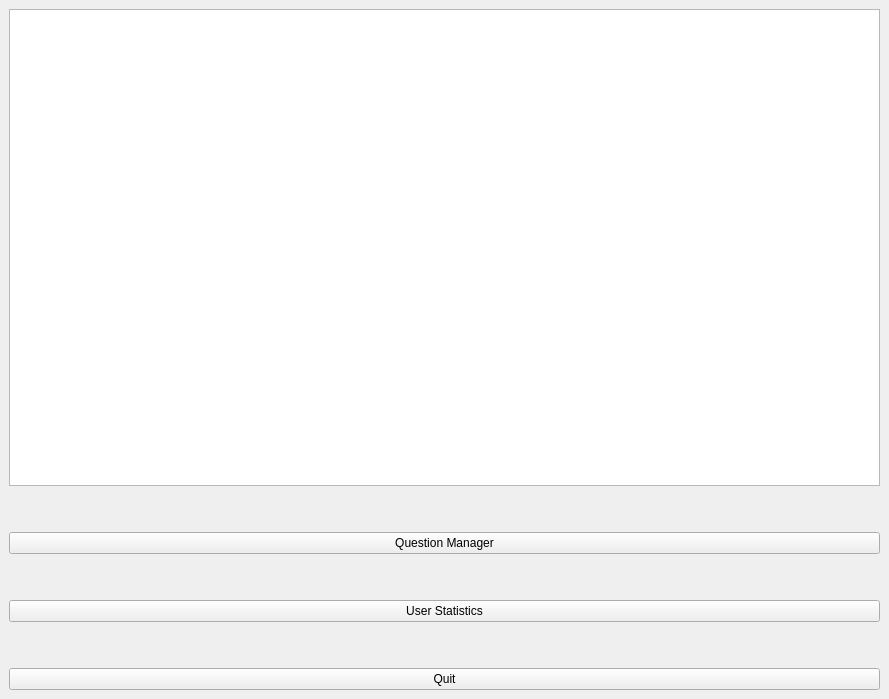
    <widget class="QWidget" name="page_4">
     <widget class="QWidget" name="verticalLayoutWidget_4">
      <property name="geometry">
       <rect>
        <x>9</x>
        <y>9</y>
        <width>871</width>
        <height>681</height>
       </rect>
      </property>
      <layout class="QVBoxLayout" name="verticalLayout_4">
       <item>
        <widget class="QGraphicsView" name="graphicsView_2"/>
       </item>
       <item>
        <spacer name="verticalSpacer_9">
         <property name="orientation">
          <enum>Qt::Vertical</enum>
         </property>
         <property name="sizeType">
          <enum>QSizePolicy::Minimum</enum>
         </property>
         <property name="sizeHint" stdset="0">
          <size>
           <width>20</width>
           <height>40</height>
          </size>
         </property>
        </spacer>
       </item>
       <item>
        <widget class="QPushButton" name="pushButton_5">
         <property name="text">
          <string>Question Manager</string>
         </property>
        </widget>
       </item>
       <item>
        <spacer name="verticalSpacer_10">
         <property name="orientation">
          <enum>Qt::Vertical</enum>
         </property>
         <property name="sizeType">
          <enum>QSizePolicy::Minimum</enum>
         </property>
         <property name="sizeHint" stdset="0">
          <size>
           <width>20</width>
           <height>40</height>
          </size>
         </property>
        </spacer>
       </item>
       <item>
        <widget class="QPushButton" name="pushButton_6">
         <property name="text">
          <string>User Statistics</string>
         </property>
        </widget>
       </item>
       <item>
        <spacer name="verticalSpacer_13">
         <property name="orientation">
          <enum>Qt::Vertical</enum>
         </property>
         <property name="sizeType">
          <enum>QSizePolicy::Minimum</enum>
         </property>
         <property name="sizeHint" stdset="0">
          <size>
           <width>20</width>
           <height>40</height>
          </size>
         </property>
        </spacer>
       </item>
       <item>
        <widget class="QPushButton" name="pushButton_11">
         <property name="text">
          <string>Quit</string>
         </property>
        </widget>
       </item>
      </layout>
     </widget>
    </widget>
